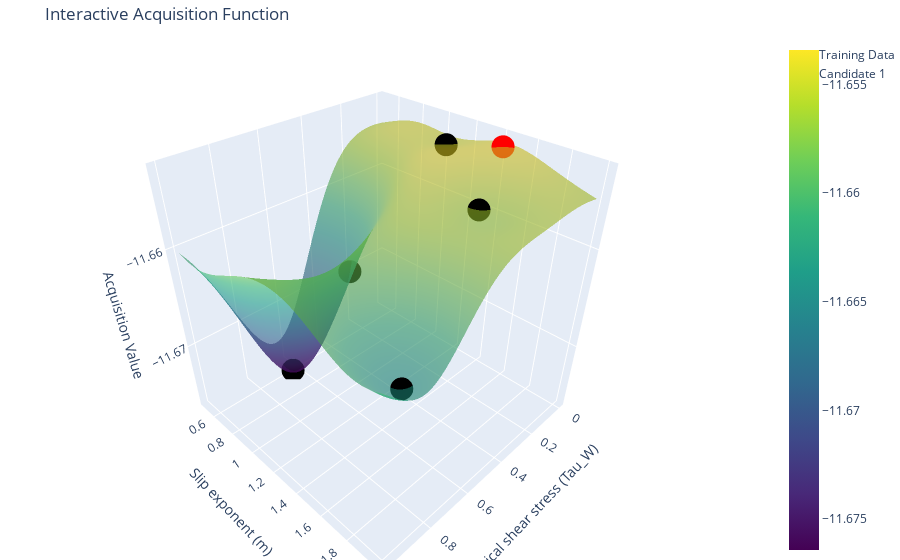

Notebook code cell kept with this figure:
### Code cell
tau_w_range = torch.linspace(bounds[0, 0], bounds[0, 1], 100)  # Grid for tau_w
m_range = torch.linspace(bounds[1, 0], bounds[1, 1], 100)      # Grid for m
tau_w_grid, m_grid = torch.meshgrid(tau_w_range, m_range, indexing="ij")


grid = torch.stack([tau_w_grid.ravel(), m_grid.ravel()], dim=-1)


acq_values = acq_func(grid.unsqueeze(1)).detach().numpy().reshape(100, 100)


train_acq_values = acq_func(train_x.unsqueeze(1)).detach().numpy()


fig = go.Figure()


fig.add_trace(go.Surface(
    x=tau_w_grid.numpy(),
    y=m_grid.numpy(),
    z=acq_values,
    colorscale='Viridis',
    opacity=0.6,
    name="Acquisition Function"
))


fig.add_trace(go.Scatter3d(
    x=train_x[:, 0].numpy(),
    y=train_x[:, 1].numpy(),
    z=train_acq_values.flatten(),
    mode='markers',
    marker=dict(size=8, color='black'),
    name='Training Data'

))
# Iterate over the 3 candidates
for i in range(candidate.shape[0]): 
    candidate_acq_value = acq_func(candidate[i].unsqueeze(0)).item()
    fig.add_trace(go.Scatter3d(
        x=[candidate[i, 0].item()],
        y=[candidate[i, 1].item()],
        z=[candidate_acq_value],
        mode='markers',
        marker=dict(size=8, color='red', symbol='circle'),
        name=f'Candidate {i + 1}'
    ))



fig.update_layout(
    scene=dict(
        xaxis_title="Critical shear stress (Tau_W)",
        yaxis_title="Slip exponent (m)",
        zaxis_title="Acquisition Value"
    ),
    title="Interactive Acquisition Function",
    margin=dict(l=0, r=0, b=0, t=40)
)


fig.show()
fig.write_html("acquisiton_func.html")

### Figure 1 — Plotly figure (JSON) as saved in the notebook; plotly's stock layout.template omitted (floating-point values rounded to 4 significant figures; data arrays with more than 128 entries replaced by an {"elided": "..."} marker saying what was removed)
{"data": [{"colorscale": [[0, "#440154"], [0.1111, "#482878"], [0.2222, "#3e4989"], [0.3333, "#31688e"], [0.4444, "#26828e"], [0.5556, "#1f9e89"], [0.6667, "#35b779"], [0.7778, "#6ece58"], [0.8889, "#b5de2b"], [1, "#fde725"]], "name": "Acquisition Function", "opacity": 0.6, "type": "surface", "x": {"elided": "100x100 float values"}, "y": {"elided": "100x100 float values"}, "z": {"elided": "100x100 float values"}}, {"marker": {"color": "black", "size": 8}, "mode": "markers", "name": "Training Data", "type": "scatter3d", "x": [0.2985, 0.4342, 0.8245, 0.6489, 0.08723], "y": [1.617, 0.876, 1.857, 0.647, 1.13], "z": [-11.66, -11.67, -11.66, -11.68, -11.65]}, {"marker": {"color": "red", "size": 8, "symbol": "circle"}, "mode": "markers", "name": "Candidate 1", "type": "scatter3d", "x": [0.04669], "y": [1.462], "z": [-11.65]}], "layout": {"margin": {"b": 0, "l": 0, "r": 0, "t": 40}, "scene": {"xaxis": {"title": {"text": "Critical shear stress (Tau_W)"}}, "yaxis": {"title": {"text": "Slip exponent (m)"}}, "zaxis": {"title": {"text": "Acquisition Value"}}}, "title": {"text": "Interactive Acquisition Function"}}}
